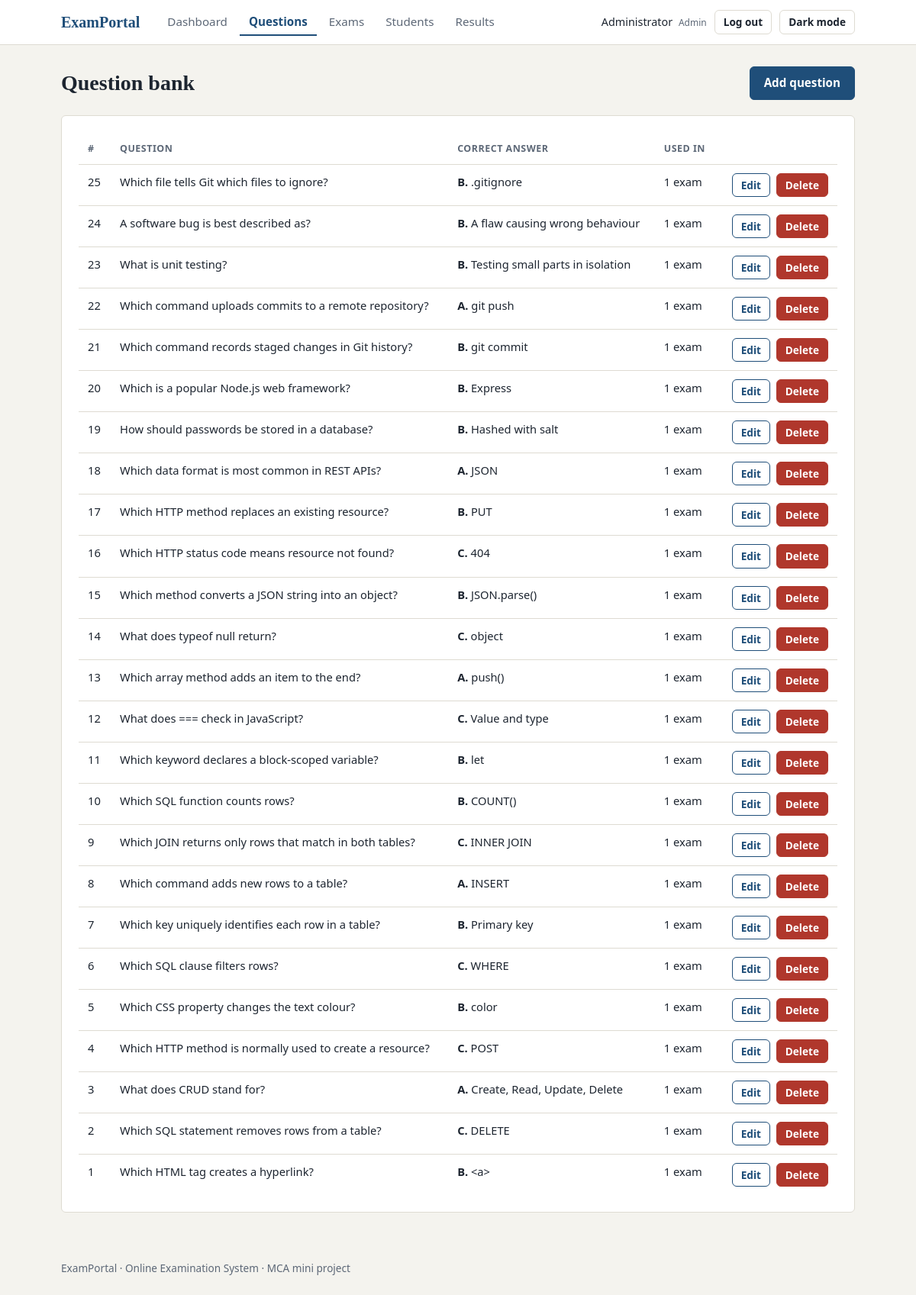
Screenshot of /admin/questions.php (signed in) with the database file from the repository.
### tables this page shows
CREATE TABLE questions (
  id INT UNSIGNED AUTO_INCREMENT PRIMARY KEY,
  question_text TEXT NOT NULL,
  option_a VARCHAR(255) NOT NULL,
  option_b VARCHAR(255) NOT NULL,
  option_c VARCHAR(255) NOT NULL,
  option_d VARCHAR(255) NOT NULL,
  correct_option ENUM('A','B','C','D') NOT NULL,
  created_at TIMESTAMP NOT NULL DEFAULT CURRENT_TIMESTAMP
);

### includes/functions.php (called while the page is built, shortened)
<?php
function db() {
    static $pdo = null;
    if ($pdo === null) {
        try {
            $pdo = new PDO('mysql:host=' . DB_HOST . ';dbname=' . DB_NAME . ';charset=utf8mb4', DB_USER, DB_PASS, [
                PDO::ATTR_ERRMODE => PDO::ERRMODE_EXCEPTION,
                PDO::ATTR_DEFAULT_FETCH_MODE => PDO::FETCH_ASSOC,
                PDO::ATTR_EMULATE_PREPARES => false,
            ]);
        } catch (PDOException $e) {
            http_response_code(500);
            exit('Database connection failed. Start MySQL in XAMPP, import database/exam_db.sql and check config/config.php.');
        }
    }
    return $pdo;
}
function q($sql, $params = []) {
    $stmt = db()->prepare($sql);
    $stmt->execute($params);
    return $stmt;
}
function e($value) {
    return htmlspecialchars((string)$value, ENT_QUOTES, 'UTF-8');
}
function url($path = '') {
    return BASE_URL . '/' . ltrim($path, '/');
}
function user() {
    return $_SESSION['user'] ?? null;
}
function home_for($role) {
    return $role === 'admin' ? 'admin/index.php' : 'student/index.php';
}

### admin/questions.php (the view, shortened to what this page needs)
<?php
require_once __DIR__ . '/../includes/functions.php';
$questions = q('SELECT q.*, (SELECT COUNT(*) FROM exam_questions eq WHERE eq.question_id = q.id) AS used
                FROM questions q ORDER BY q.id DESC')->fetchAll();
require __DIR__ . '/../includes/header.php';
?>
<div class="page-head">
  <h1>Question bank</h1>
  <a class="btn" href="<?= url('admin/question_form.php') ?>">Add question</a>
</div>
<div class="card">
  <?php if ($questions): ?>
  <div class="table-wrap"><table>
    <thead><tr><th>#</th><th>Question</th><th>Correct answer</th><th>Used in</th><th></th></tr></thead>
    <tbody>
    <?php foreach ($questions as $q): ?>
      <tr>
        <td><?= (int)$q['id'] ?></td>
        <td><?= e($q['question_text']) ?></td>
        <td><strong><?= e($q['correct_option']) ?>.</strong> <?= e($q['option_' . strtolower($q['correct_option'])]) ?></td>
        <td><?= (int)$q['used'] ?> exam<?= $q['used'] == 1 ? '' : 's' ?></td>
        <td class="row-actions">
          <a class="btn btn-secondary btn-sm" href="<?= url('admin/question_form.php?id=' . (int)$q['id']) ?>">Edit</a>
          <form method="post" data-confirm="Delete this question? It will also be removed from any exam that uses it." data-yes="Delete" data-danger="1">
            <button class="btn btn-danger btn-sm">Delete</button>
          </form>
        </td>
      </tr>
    <?php endforeach; ?>
    </tbody>
  </table></div>
  <?php else: ?><p class="empty">No questions yet. Add the first one.</p><?php endif; ?>
</div>
<?php require __DIR__ . '/../includes/footer.php'; ?>

### includes/header.php (shortened to what this page needs)
<?php
$me = user();
$self = basename($_SERVER['SCRIPT_NAME']);
$links = [];
if ($me && $me['role'] === 'admin') {
    $links = ['admin/index.php' => 'Dashboard', 'admin/questions.php' => 'Questions', 'admin/exams.php' => 'Exams',
              'admin/students.php' => 'Students', 'admin/results.php' => 'Results'];
} elseif ($me) {
    $links = ['student/index.php' => 'My exams', 'student/results.php' => 'My results'];
} else {
    $links = ['login.php' => 'Log in', 'register.php' => 'Register'];
}
?>
<!DOCTYPE html>
<html lang="en">
<head>
<link rel="stylesheet" href="<?= url('assets/css/style.css') ?>">
</head>
<body class="<?= e($body_class ?? '') ?>">
<header class="topbar">
  <div class="wrap bar">
    <a class="brand" href="<?= url($me ? home_for($me['role']) : 'login.php') ?>">ExamPortal</a>
    <nav class="nav" aria-label="Main">
      <?php foreach ($links as $file => $label): ?>
        <a href="<?= url($file) ?>"<?= basename($file) === $self ? ' class="on" aria-current="page"' : '' ?>><?= e($label) ?></a>
      <?php endforeach; ?>
    </nav>
    <div class="bar-right">
      <?php if ($me): ?>
        <span class="who"><?= e($me['name']) ?> <small><?= e($me['role']) ?></small></span>
        <form method="post" action="<?= url('logout.php') ?>"><?= csrf_field() ?><button class="btn btn-ghost btn-sm">Log out</button></form>
      <?php endif; ?>
      <button type="button" id="theme-toggle" class="btn btn-ghost btn-sm" aria-label="Switch colour theme"></button>
    </div>
  </div>
</header>
<main id="main" class="wrap">

### includes/footer.php (shortened to what this page needs)
</main>
<footer class="foot wrap">ExamPortal &middot; Online Examination System &middot; MCA mini project</footer>
</body>
</html>

### assets/css/style.css (style rules this page uses)
:root { --bg: #f4f3ee; --surface: #ffffff; --ink: #1d2530; --muted: #5d6877; --line: #dedbd2; --primary: #1f4e79; --primary-dark: #173b5c; --on-primary: #ffffff; --tint: #e8eff6; --ok: #2b7a4b; --ok-bg: #e3f1e8; --bad: #b0372c; --bad-bg: #f8e4e1; --info-bg: #e6eef6; --warn: #a56a0c; --radius: 6px; --serif: Georgia, "Times New Roman", serif; --sans: system-ui, -apple-system, "Segoe UI", Roboto, Arial, sans-serif; }
* { box-sizing: border-box; }
body { margin: 0; font-family: var(--sans); background: var(--bg); color: var(--ink); line-height: 1.55; font-size: 16px; }
h1, h2, h3 { font-family: var(--serif); line-height: 1.25; margin: 0 0 .5rem; }
h1 { font-size: 1.75rem; }
a { color: var(--primary); }
.wrap { max-width: 1080px; margin: 0 auto; padding: 0 20px; }
main.wrap { padding-top: 28px; padding-bottom: 40px; min-height: 70vh; }
.topbar { background: var(--surface); border-bottom: 1px solid var(--line); position: sticky; top: 0; z-index: 5; }
.bar { display: flex; align-items: center; gap: 24px; min-height: 58px; flex-wrap: wrap; }
.brand { font-family: var(--serif); font-weight: 700; font-size: 1.25rem; color: var(--primary); text-decoration: none; }
.nav { display: flex; gap: 4px; flex-wrap: wrap; margin-right: auto; }
.nav a { padding: 6px 12px; border-radius: var(--radius); color: var(--muted); text-decoration: none; font-size: .95rem; }
.nav a.on { color: var(--primary); font-weight: 600; box-shadow: inset 0 -2px 0 var(--primary); border-radius: 0; }
.bar-right { display: flex; align-items: center; gap: 10px; }
.bar-right form { margin: 0; }
.who { font-size: .9rem; }
.who small { color: var(--muted); text-transform: capitalize; margin-left: 4px; }
.foot { color: var(--muted); font-size: .85rem; padding-bottom: 24px; }
.btn { display: inline-block; font: inherit; font-weight: 600; font-size: .95rem; padding: 9px 18px; border: 1px solid var(--primary); border-radius: var(--radius); background: var(--primary); color: var(--on-primary); cursor: pointer; text-decoration: none; text-align: center; transition: background .15s, border-color .15s, transform .1s; }
.btn-secondary { background: transparent; color: var(--primary); }
.btn-ghost { background: transparent; border-color: var(--line); color: var(--ink); }
.btn-danger { background: var(--bad); border-color: var(--bad); color: #fff; }
.btn-sm { padding: 4px 11px; font-size: .85rem; }
.card { background: var(--surface); border: 1px solid var(--line); border-radius: var(--radius); padding: 22px; margin-bottom: 22px; }
.page-head { display: flex; justify-content: space-between; align-items: center; gap: 12px; flex-wrap: wrap; margin-bottom: 20px; }
.page-head h1 { margin: 0; }
.table-wrap { overflow-x: auto; }
table { width: 100%; border-collapse: collapse; font-size: .92rem; }
th, td { text-align: left; padding: 11px 12px; border-bottom: 1px solid var(--line); vertical-align: top; }
th { font-size: .78rem; text-transform: uppercase; letter-spacing: .04em; color: var(--muted); }
tbody tr:last-child td { border-bottom: 0; }
.row-actions { white-space: nowrap; text-align: right; }
.row-actions form, .row-actions a { display: inline-block; margin: 0 0 0 4px; }

### rows the page displays
questions: id "25", question_text "Which file tells Git which files to ignore?", correct_option "B", option_b ".gitignore", used "1"
questions: id "24", question_text "A software bug is best described as?", correct_option "B", option_b "A flaw causing wrong behaviour", used "1"
questions: id "23", question_text "What is unit testing?", correct_option "B", option_b "Testing small parts in isolation", used "1"
questions: id "22", question_text "Which command uploads commits to a remote repository?", correct_option "A", option_a "git push", used "1"
questions: id "21", question_text "Which command records staged changes in Git history?", correct_option "B", option_b "git commit", used "1"
questions: id "20", question_text "Which is a popular Node.js web framework?", correct_option "B", option_b "Express", used "1"
questions: id "19", question_text "How should passwords be stored in a database?", correct_option "B", option_b "Hashed with salt", used "1"
questions: id "18", question_text "Which data format is most common in REST APIs?", correct_option "A", option_a "JSON", used "1"
questions: id "17", question_text "Which HTTP method replaces an existing resource?", correct_option "B", option_b "PUT", used "1"
questions: id "16", question_text "Which HTTP status code means resource not found?", correct_option "C", option_c "404", used "1"
questions: id "15", question_text "Which method converts a JSON string into an object?", correct_option "B", option_b "JSON.parse()", used "1"
questions: id "14", question_text "What does typeof null return?", correct_option "C", option_c "object", used "1"
questions: id "13", question_text "Which array method adds an item to the end?", correct_option "A", option_a "push()", used "1"
questions: id "12", question_text "What does === check in JavaScript?", correct_option "C", option_c "Value and type", used "1"
questions: id "11", question_text "Which keyword declares a block-scoped variable?", correct_option "B", option_b "let", used "1"
questions: id "10", question_text "Which SQL function counts rows?", correct_option "B", option_b "COUNT()", used "1"
questions: id "9", question_text "Which JOIN returns only rows that match in both tables?", correct_option "C", option_c "INNER JOIN", used "1"
questions: id "8", question_text "Which command adds new rows to a table?", correct_option "A", option_a "INSERT", used "1"
questions: id "7", question_text "Which key uniquely identifies each row in a table?", correct_option "B", option_b "Primary key", used "1"
questions: id "6", question_text "Which SQL clause filters rows?", correct_option "C", option_c "WHERE", used "1"
questions: id "5", question_text "Which CSS property changes the text colour?", correct_option "B", option_b "color", used "1"
questions: id "4", question_text "Which HTTP method is normally used to create a resource?", correct_option "C", option_c "POST", used "1"
questions: id "3", question_text "What does CRUD stand for?", correct_option "A", option_a "Create, Read, Update, Delete", used "1"
questions: id "2", question_text "Which SQL statement removes rows from a table?", correct_option "C", option_c "DELETE", used "1"
questions: id "1", question_text "Which HTML tag creates a hyperlink?", correct_option "B", option_b "<a>", used "1"

### other values shown
$label "Dashboard"
$label "Questions"
$label "Exams"
$label "Students"
$label "Results"
$me['name'] "Administrator"
$me['role'] "Admin"
